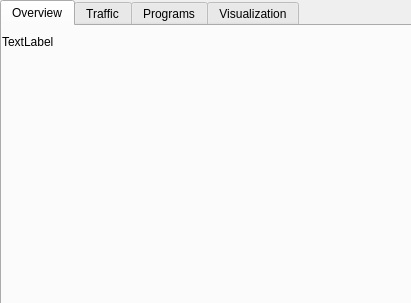
<?xml version="1.0" encoding="UTF-8"?>
<ui version="4.0">
 <class>Overview</class>
 <widget class="QMainWindow" name="Overview">
  <property name="geometry">
   <rect>
    <x>0</x>
    <y>0</y>
    <width>411</width>
    <height>303</height>
   </rect>
  </property>
  <property name="windowTitle">
   <string>Overview</string>
  </property>
  <widget class="QWidget" name="centralWidget">
   <widget class="QTabWidget" name="tabWidget">
    <property name="geometry">
     <rect>
      <x>0</x>
      <y>0</y>
      <width>500</width>
      <height>500</height>
     </rect>
    </property>
    <property name="currentIndex">
     <number>0</number>
    </property>
    <widget class="QWidget" name="tab">
     <attribute name="title">
      <string>Overview</string>
     </attribute>
     <widget class="QLabel" name="label">
      <property name="geometry">
       <rect>
        <x>0</x>
        <y>0</y>
        <width>161</width>
        <height>31</height>
       </rect>
      </property>
      <property name="text">
       <string>TextLabel</string>
      </property>
     </widget>
    </widget>
    <widget class="QWidget" name="tab_2">
     <attribute name="title">
      <string>Traffic</string>
     </attribute>
    </widget>
    <widget class="QWidget" name="tab_3">
     <attribute name="title">
      <string>Programs</string>
     </attribute>
    </widget>
    <widget class="QWidget" name="tab_4">
     <attribute name="title">
      <string>Visualization</string>
     </attribute>
    </widget>
   </widget>
  </widget>
 </widget>
 <layoutdefault spacing="6" margin="11"/>
 <resources/>
 <connections/>
</ui>
